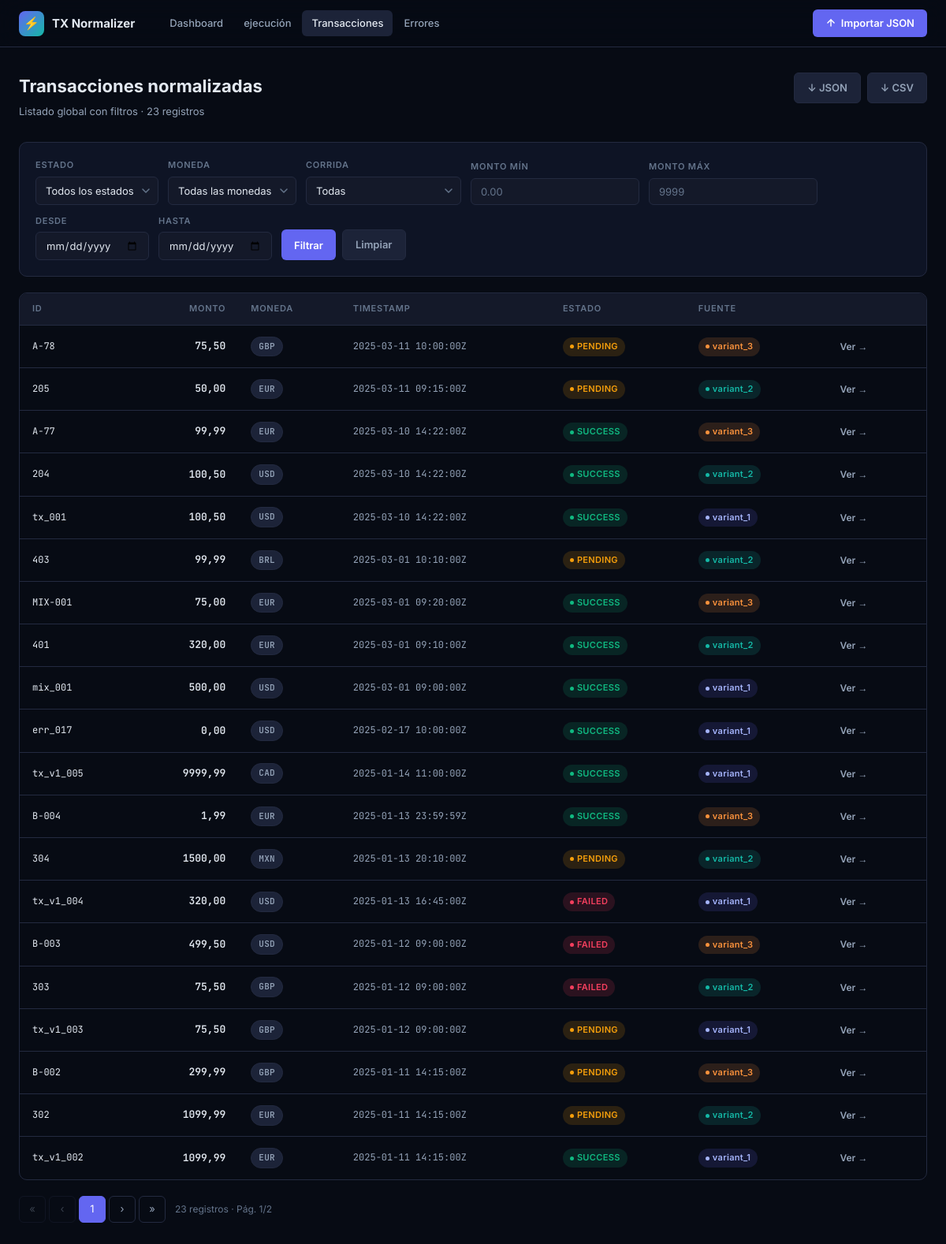
The page /transactions/ on the database as committed earlier.
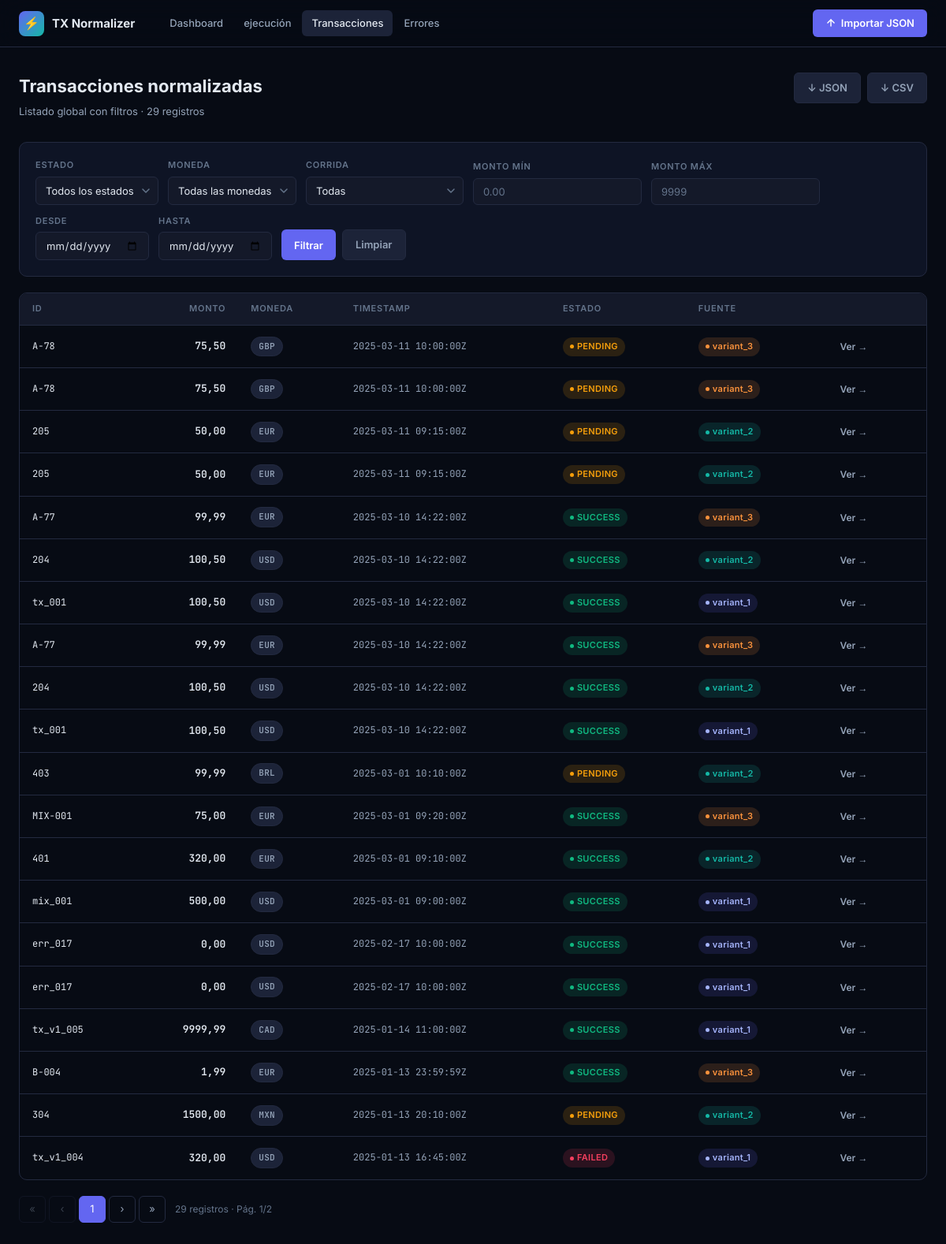
The same page on the database as committed later.
### transactions/models.py (models this page shows, shortened)
class NormalizedTransaction(models.Model):
    run = models.ForeignKey(ProcessingRun, related_name="transactions", on_delete=models.CASCADE)
    external_id = models.CharField(max_length=255, db_index=True)
    amount = models.DecimalField(max_digits=14, decimal_places=2)
    currency = models.CharField(max_length=3, db_index=True)
    timestamp = models.DateTimeField(db_index=True)
    status = models.CharField(max_length=10, choices=CanonicalStatusChoices.choices, db_index=True)
    source = models.CharField(max_length=50, db_index=True)
    class Meta:
        ordering = ["-timestamp"]
        indexes = [
            models.Index(fields=["status", "currency"]),
        ]

### transactions/views.py (the view)
# urls.py: path("transactions/", views.transaction_list, name="transaction_list"),
@require_GET
def transaction_list(request):
    repo = DjangoTransactionRepository()
    filters = _build_filters(request)
    run_id = request.GET.get("run")
    qs = repo.list(filters if filters else None)
    if run_id:
        qs = qs.filter(run_id=run_id)
    paginator = Paginator(qs, 20)
    page_obj = paginator.get_page(request.GET.get("page", 1))
    context = {
        "page_obj": page_obj,
        "filters": filters,
        "raw_params": request.GET.urlencode(),
        "status_choices": _STATUS_CHOICES,
        "currency_choices": _CURRENCY_CHOICES,
        "selected_status": request.GET.get("status", ""),
        "selected_currency": request.GET.get("currency", ""),
        "amount_min": request.GET.get("amount_min", ""),
        "amount_max": request.GET.get("amount_max", ""),
        "date_from": request.GET.get("date_from", ""),
        "date_to": request.GET.get("date_to", ""),
        "runs": ProcessingRun.objects.all(),
        "selected_run": run_id or "",
    }
    return render(request, "transactions/transaction_list.html", context)

### transactions/repository.py (called while the page is built, shortened)
    def list(self, filters: dict | None = None) -> QuerySet[NormalizedTransaction]:
        qs = NormalizedTransaction.objects.select_related("run").all()
        if not filters:
            return qs

### transactions/views.py (called while the page is built)
def _build_filters(request) -> dict:
    filters = {}
    if status := request.GET.get("status"):
        filters["status"] = status
    if currency := request.GET.get("currency"):
        filters["currency"] = currency.upper()
    if amount_min := request.GET.get("amount_min"):
        try:
            filters["amount_min"] = float(amount_min)
        except ValueError:
            pass
    if amount_max := request.GET.get("amount_max"):
        try:
            filters["amount_max"] = float(amount_max)
        except ValueError:
            pass
    if date_from := request.GET.get("date_from"):
        filters["date_from"] = date_from
    if date_to := request.GET.get("date_to"):
        filters["date_to"] = date_to
    return filters

### transactions/templates/transactions/transaction_list.html (shortened to what the changed rows need)
{% extends "transactions/base.html" %}
{% block content %}
<div class="page">
<div class="page-header">
  <div>
    <h1 class="page-title">Transacciones normalizadas</h1>
    <p class="page-subtitle">Listado global con filtros · {{ page_obj.paginator.count }} registros</p>
  </div>
</div>
{% if page_obj.object_list %}
<div class="table-wrap">
<table>
  <thead>
    <tr>
      <th>ID</th>
      <th style="text-align:right">Monto</th>
      <th>Moneda</th>
      <th>Timestamp</th>
      <th>Estado</th>
      <th>Fuente</th>
      <th></th>
    </tr>
  </thead>
  <tbody>
    {% for tx in page_obj %}
    <tr>
      <td class="td-id">{{ tx.external_id }}</td>
      <td class="td-amount">{{ tx.amount }}</td>
      <td><span class="badge badge-currency">{{ tx.currency }}</span></td>
      <td class="td-mono">{{ tx.timestamp|date:"Y-m-d H:i:s" }}Z</td>
      <td>
        {% if tx.status == "SUCCESS" %}<span class="badge badge-success">SUCCESS</span>
        {% elif tx.status == "FAILED" %}<span class="badge badge-failed">FAILED</span>
        {% else %}<span class="badge badge-pending">PENDING</span>{% endif %}
      </td>
      <td>
        <span class="badge {% if tx.source == 'variant_1' %}badge-v1{% elif tx.source == 'variant_2' %}badge-v2{% else %}badge-v3{% endif %}">{{ tx.source }}</span>
      </td>
      <td>
        <a href="{% url 'transaction_detail' tx.pk %}" class="btn btn-ghost btn-sm">Ver →</a>
      </td>
    </tr>
    {% endfor %}
  </tbody>
</table>
</div>
{% if page_obj.paginator.num_pages > 1 %}
<div class="pagination">
  {% if page_obj.has_previous %}
  <a href="?{{ raw_params }}&page=1" class="page-btn">«</a>
  <a href="?{{ raw_params }}&page={{ page_obj.previous_page_number }}" class="page-btn">‹</a>
  {% else %}<span class="page-btn disabled">«</span><span class="page-btn disabled">‹</span>{% endif %}
  <span class="page-btn active">{{ page_obj.number }}</span>
  {% if page_obj.has_next %}
  <a href="?{{ raw_params }}&page={{ page_obj.next_page_number }}" class="page-btn">›</a>
  <a href="?{{ raw_params }}&page={{ page_obj.paginator.num_pages }}" class="page-btn">»</a>
  {% else %}<span class="page-btn disabled">›</span><span class="page-btn disabled">»</span>{% endif %}
  <span class="page-info">{{ page_obj.paginator.count }} registros · Pág. {{ page_obj.number }}/{{ page_obj.paginator.num_pages }}</span>
</div>
{% endif %}
{% endif %}
</div>
{% endblock %}

Rows that differ between the two databases and show on the page:
no longer on this page (row unchanged): NormalizedTransaction: external_id "B-003", amount "499,50", currency "USD", timestamp "2025-01-12 09:00:00", status "FAILED", source "variant_3"
no longer on this page (row unchanged): NormalizedTransaction: external_id "303", amount "75,50", currency "GBP", timestamp "2025-01-12 09:00:00", status "FAILED", source "variant_2"
no longer on this page (row unchanged): NormalizedTransaction: external_id "tx_v1_003", amount "75,50", currency "GBP", timestamp "2025-01-12 09:00:00", status "PENDING", source "variant_1"
no longer on this page (row unchanged): NormalizedTransaction: external_id "B-002", amount "299,99", currency "GBP", timestamp "2025-01-11 14:15:00", status "PENDING", source "variant_3"
no longer on this page (row unchanged): NormalizedTransaction: external_id "302", amount "1099,99", currency "EUR", timestamp "2025-01-11 14:15:00", status "PENDING", source "variant_2"
no longer on this page (row unchanged): NormalizedTransaction: external_id "tx_v1_002", amount "1099,99", currency "EUR", timestamp "2025-01-11 14:15:00", status "SUCCESS", source "variant_1"
added NormalizedTransaction: external_id "A-78", amount "75,50", currency "GBP", timestamp "2025-03-11 10:00:00", status "PENDING", source "variant_3"
added NormalizedTransaction: external_id "205", amount "50,00", currency "EUR", timestamp "2025-03-11 09:15:00", status "PENDING", source "variant_2"
added NormalizedTransaction: external_id "A-77", amount "99,99", currency "EUR", timestamp "2025-03-10 14:22:00", status "SUCCESS", source "variant_3"
added NormalizedTransaction: external_id "204", amount "100,50", currency "USD", timestamp "2025-03-10 14:22:00", status "SUCCESS", source "variant_2"
added NormalizedTransaction: external_id "tx_001", amount "100,50", currency "USD", timestamp "2025-03-10 14:22:00", status "SUCCESS", source "variant_1"
added NormalizedTransaction: external_id "err_017", amount "0,00", currency "USD", timestamp "2025-02-17 10:00:00", status "SUCCESS", source "variant_1"
Other text that changed with them:
{{ page_obj.paginator.count }}: "23" → "29"
